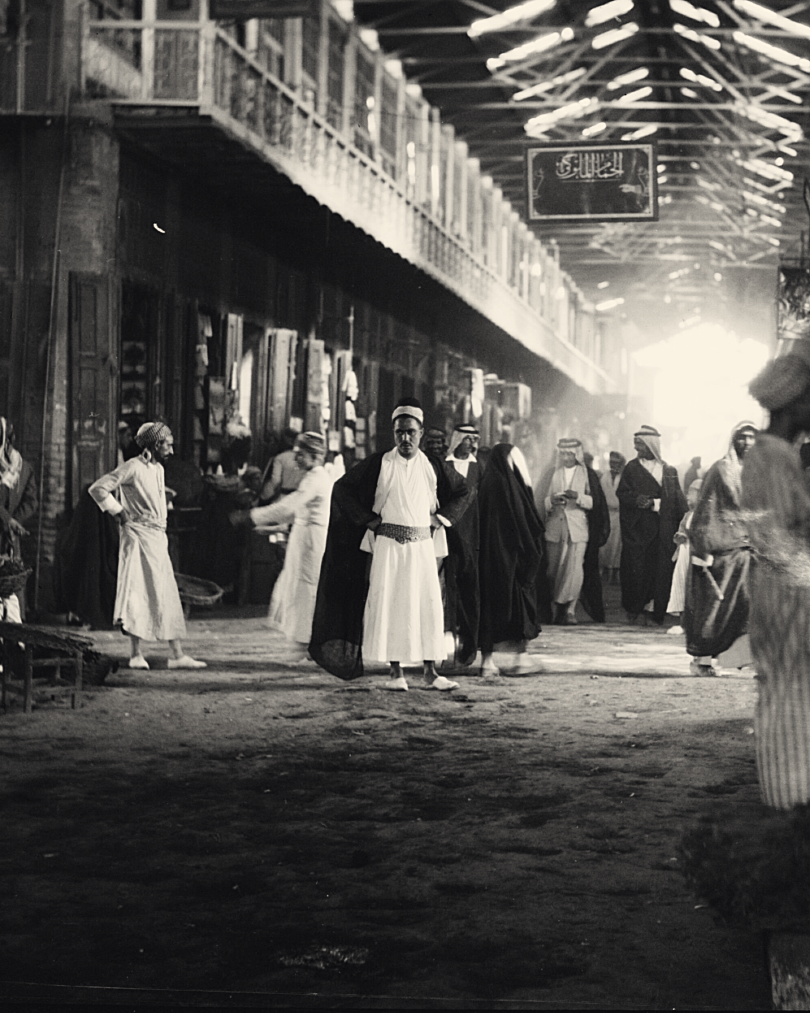
#> input picture marketing/miswag-ad/img/hero.png, 1620 x 2025 px (shown at 1/2 size)
$ python grade.py ../img/hero.png out.png
#> lines starting #> are read from the running program, lines starting #| are printed output that depends on the picture
"""Crops the 1932 Shorja photo (LOC Matson Collection, public domain) to 4:5 and grades it -> hero.png.
Rich black-and-white with a faint warm tone, so the Miswag red on top is the only colour.
Usage: python grade.py shorja.jpg ../img/hero.png   (3840x2923 Commons rendition)"""
import sys

import numpy as np
from PIL import Image, ImageFilter

X0, Y0, X1, Y1 = 750, 423, 2750, 2923   # 2000x2500 = 4:5, centred on the man in the white robe
W, H = 1620, 2025
g = Image.open(sys.argv[1]).convert("L").crop((X0, Y0, X1, Y1)).resize((W, H), Image.LANCZOS)
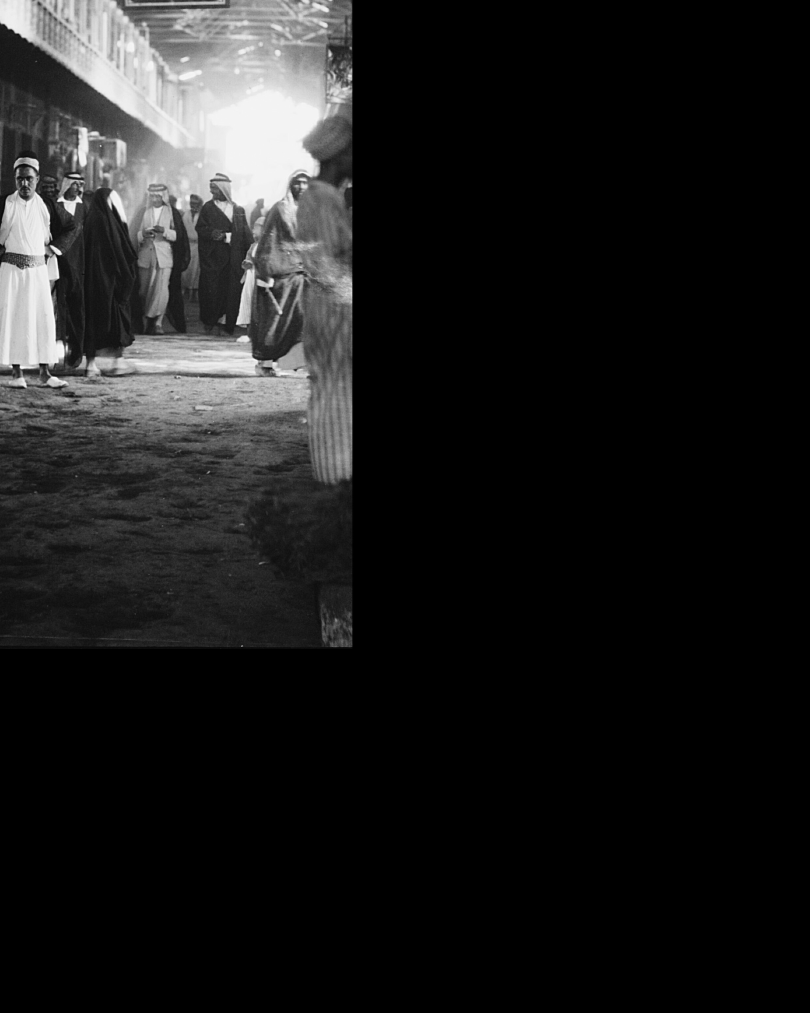
#> g: PIL image 1620x2025 L (shown at 1/2 size); min 0, max 254, mean 28.2
a = np.asarray(g).astype(np.float32) / 255
# contrast: gentle S-curve, deeper blacks, keep the light beams
a = np.clip((a - 0.04) / 0.94, 0, 1)
a = a * a * (3 - 2 * a) * 0.55 + a * 0.45
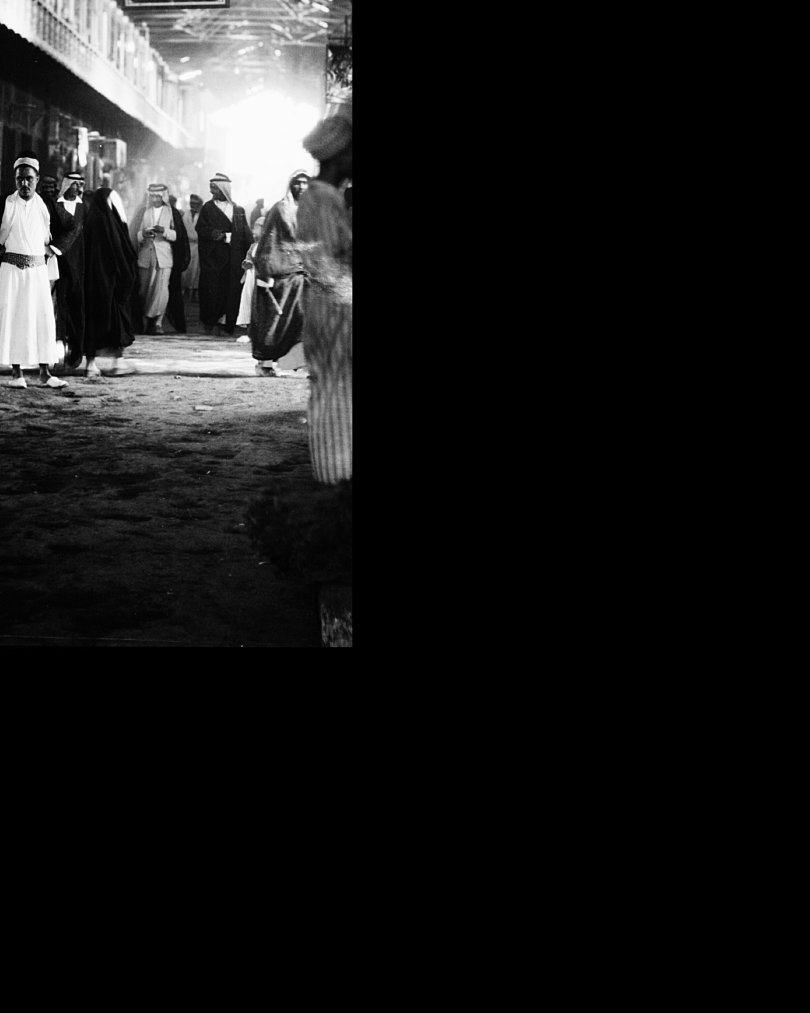
#> a: shape (2025, 1620) float32 (shown at 1/2 size); min 0, max 1, mean 0.102
# local clarity (unsharp) for the period grain
blur = np.asarray(Image.fromarray((a * 255).astype(np.uint8)).filter(ImageFilter.GaussianBlur(3))).astype(np.float32) / 255
a = np.clip(a + (a - blur) * 0.6, 0, 1)
# faint warm tone: shadows neutral-cool, highlights warm paper
tone_lo, tone_hi = np.array([0.04, 0.04, 0.05]), np.array([1.0, 0.97, 0.91])
rgb = tone_lo + (tone_hi - tone_lo) * a[..., None]
Image.fromarray((np.clip(rgb, 0, 1) * 255).round().astype(np.uint8)).save(sys.argv[2])
